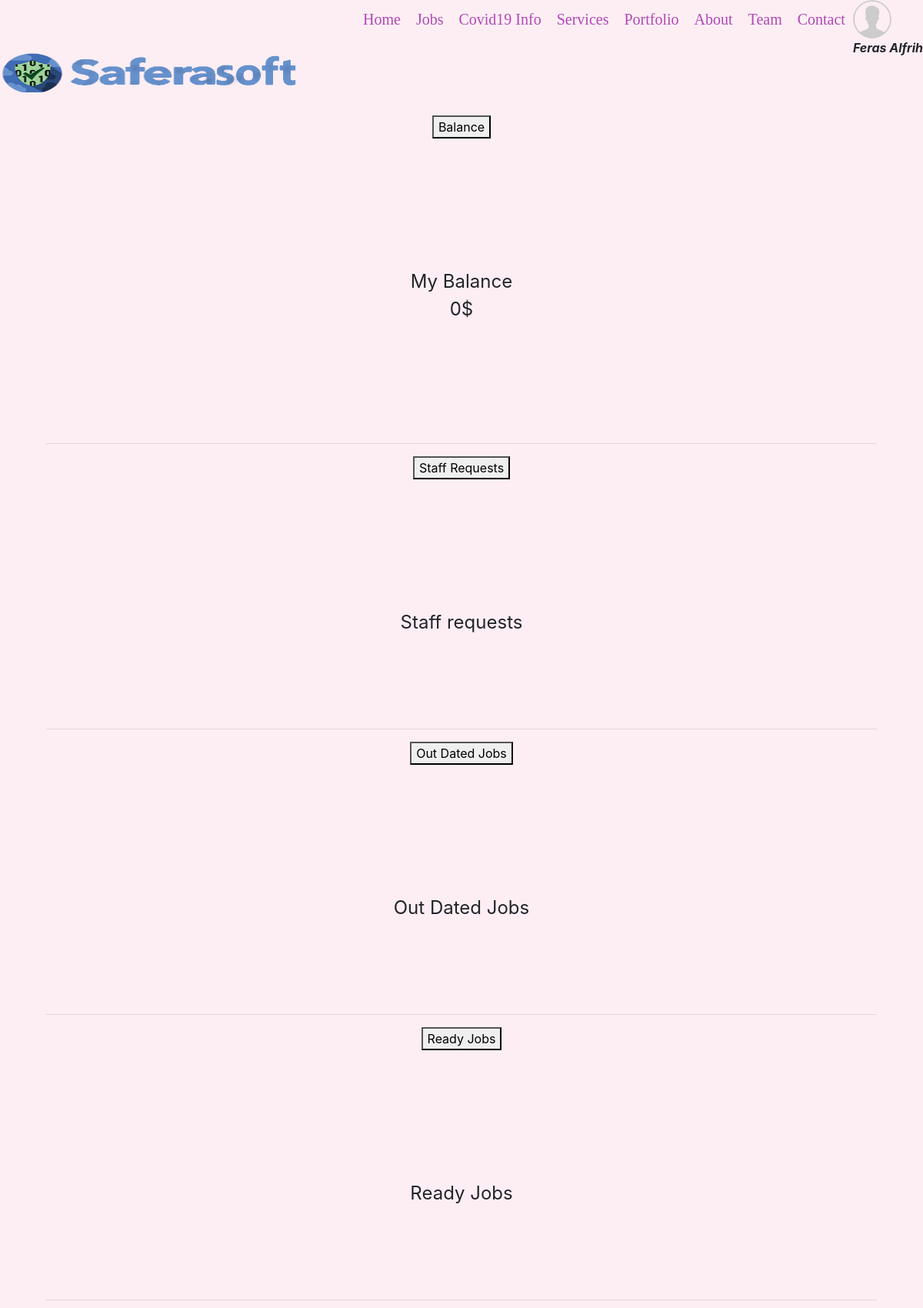
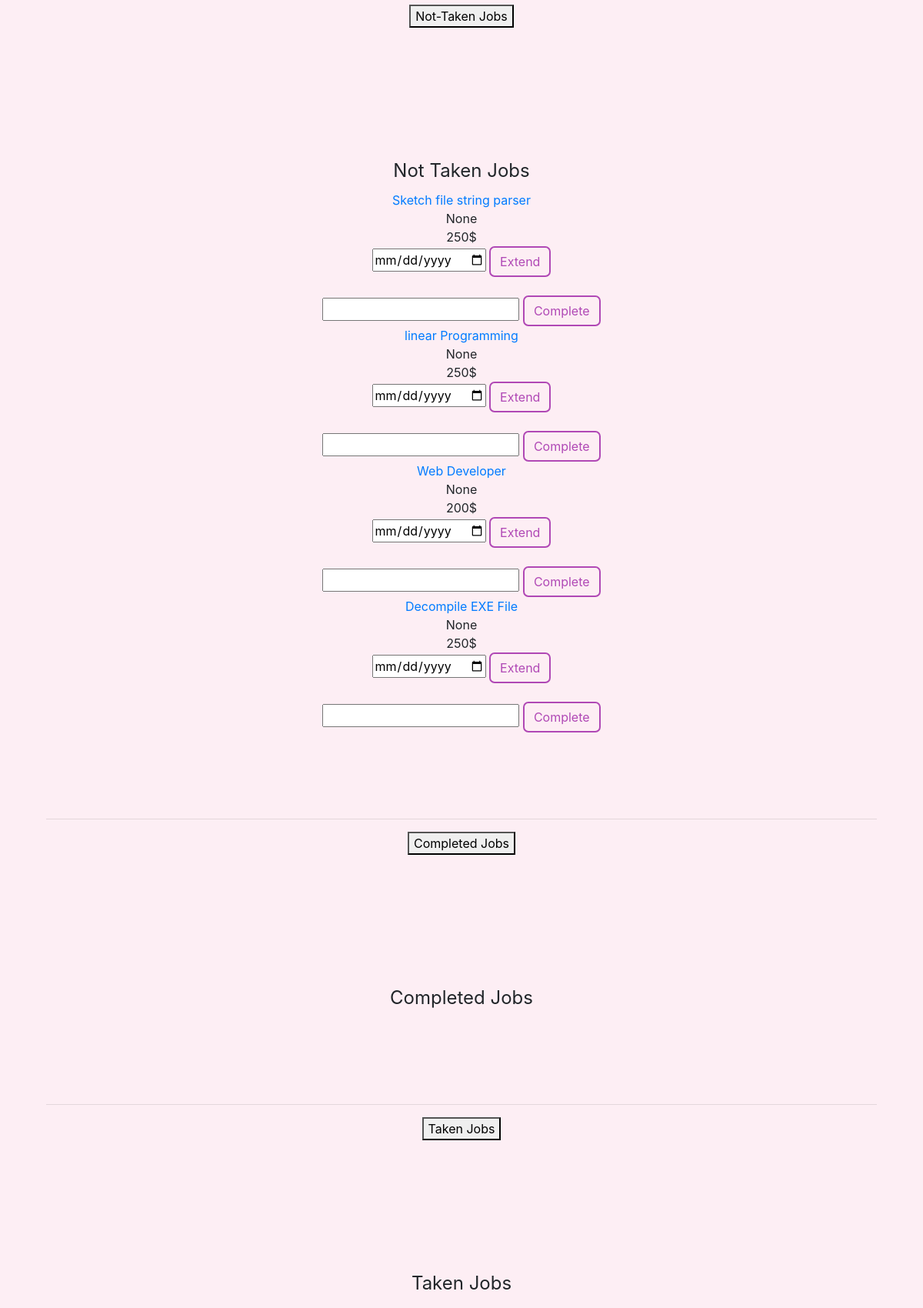
Screenshot of /user/administrator/ (signed in, upper part) with the database file from the repository (2 pictures, top to bottom).
### users/models.py (models this page shows, shortened)
class Profile(models.Model):
    user = models.OneToOneField(User, on_delete=models.CASCADE)
    image = models.ImageField(default='default.png', upload_to='profile_pics')
    jobAs = models.OneToOneField(Job, on_delete=models.SET_NULL, null=True, blank=True)
    balance = models.IntegerField(default=0, blank=True, null=True)
    sex = models.CharField(max_length=6, blank=True, null=True)
    last_logout = models.DateField(default='1970-01-01', blank=True, null=True)
    staff_requested = models.BooleanField(default=False)

class Job(models.Model):
    user = models.ForeignKey(User, on_delete=models.CASCADE)
    job = models.CharField(max_length=999)
    details = models.TextField(max_length=999)
    startDate = models.DateField()
    deadline = models.DateField()
    salary = models.IntegerField()
    withdrawal = models.IntegerField()
    asTo = models.OneToOneField(User, related_name='worker' , on_delete=models.SET_NULL, null=True, blank=True)
    is_available = models.BooleanField(default=True)
    is_complete = models.BooleanField(default=False)
    is_ready = models.BooleanField(default=False)
    doneby = models.CharField(max_length=999, blank=True, null=True)

### users/views.py (the view, shortened to what this page needs)
# urls.py: path('administrator/', UsersV.administrator, name='administrator'),
    @login_required
    def administrator(request):
        if request.user.is_superuser:
            profiles = Profile.objects.all()
            debt = 0
            for profile in profiles:
                blns=profile.balance
                debt+=blns * -1
            today = timezone.now()
            context={
                'jobs' : Job.objects.all(),
                'users' : User.objects.all(),
                'profiles' : Profile.objects.all(),
                'today':today,
                'debt': debt,
            }
            return render(request,'users/administrator.html', context)
        else:
            return render(request,'base.html')

### templates/users/administrator.html (shortened to what this page needs)
{% extends "base.html" %}
{% load crispy_forms_tags %}
{% load static %}
{% load tz %}
{% block content %}
{% if user.is_superuser %}
	<center>
		<div class="admin">
			<button class="collapsible">Balance</button>
			<div class="content">
				<div class="user">
					<legend>
						My Balance
						<div class="debt">
							{{debt}}$
						</div><br>
					</legend>
				</div>
			</div><hr>
			<button class="collapsible">Staff Requests</button>
			<div class="content">
				<div class="user">
					<legend>Staff requests</legend>
				</div>
			</div><hr>
			<button class="collapsible">Out Dated Jobs</button>
			<div class="content">
				<div class="admin-section">
					<legend>Out Dated Jobs</legend>
				</div>
			</div><hr>
			<button class="collapsible">Ready Jobs</button>
			<div class="content">
				<div class="admin-section">
					<legend>Ready Jobs</legend>
				</div>
			</div><hr>
			<button class="collapsible">Not-Taken Jobs</button>
			<div class="content">
				<div class="admin-section">
					<legend>Not Taken Jobs</legend>
					{% for job in jobs %}
						{% if job.is_available and job.asTo == None %}
							<div class="job">
								<div class="title"><a href="{% url 'job_details' job.id %}"> {{job.job}} </a></div>
								<div class="username">{{job.asTo}}</div>
								<div class="username">{{job.salary}}$</div>
								<form method="POST" name="extend">
									<input type="date" name="date"/>
									<button class="btn btn-warning" type="submit"	name="extend" onclick="">Extend</button>
								</form><br>
								<form method="POST" name="complete">
									<input type="number" name="payment" >
									<button class="btn btn-danger" type="submit" name="complete" onclick="">Complete</button>
								</form>
							</div>
						{% endif %}
					{% endfor %}
				</div>
			</div><hr>
			<button class="collapsible">Completed Jobs</button>
			<div class="content">
				<div class="admin-section">
					<legend>Completed Jobs</legend>
				</div>
			</div><hr>
			<button class="collapsible">Taken Jobs</button>
			<div class="content">
				<div class="admin-section">
					<legend>Taken Jobs</legend>
				</div>
			</div><hr>
		</div>
	</center>
{% else %}
    <center>
      <img src="{% static 'img/adminOnly.png' %}">
    </center>
{% endif %}
{% endblock content %}

### templates/base.html (shortened to what this page needs)
{% load static %}
<!doctype html>
<html lang="en">
  <head>
    <link rel="stylesheet" href="https://maxcdn.bootstrapcdn.com/bootstrap/4.0.0/css/bootstrap.min.css">
    <link rel="stylesheet" href="https://cdnjs.cloudflare.com/ajax/libs/font-awesome/4.7.0/css/font-awesome.min.css">
    <link rel="stylesheet" type="text/css" href="{% static 'css/socialMedia.css' %}">
    {% if user.profile.sex == '2' %}
    <link rel="stylesheet" type="text/css" href="{% static 'css/female.css' %}">
    {% else %}
    <link rel="stylesheet" type="text/css" href="{% static 'css/male.css' %}">
    {% endif %}
  </head>
  <body class="container">
    <div class="container">
      <header>
        <nav class="navigate fixed-top">
          <div class="navigate" id="navbarNav">
            {% if user.is_authenticated %}
              <div class="navigate-user dropdown">
                <span role="button" data-toggle="dropdown" id="prflimg" aria-haspopup="true" aria-expanded="false" style="width:75px">
                 <div class="navigate-user">
                    <img class="rounded-circle dropdown-toggle"  width="50px"  height="50px" src="{{ user.profile.image.url }}"><br>
                    <a><b><i>{{ user.first_name }} {{ user.last_name }}</i></b></a>
                 </div>
                </span>
              </div>
            {% else %}
              <div class='navigate-user'>
                  <a href="{% url 'login' %}" class="btn ">Login</a>
                  <a href="{% url 'register' %}" class="btn">Register</a>
              </div>
            {% endif %}
            <ul class="navigate"  id="navbar">
              <li class="navigate" >
                <a class="navigate nav-btn js-scroll-trigger"href="{% url 'base' %}" id="Home">Home</a>
              </li>
              {% if user.is_staff %}
              <li class="navigate">
                <a class="navigate nav-btn js-scroll-trigger"href="{% url 'jobs' %}" id="Jobs">Jobs</a>
              </li>
              {% endif %}
              <li class="navigate">
                <a class="navigate nav-btn js-scroll-trigger"href="{% url 'covid19' %}" id="Covid19">Covid19 Info</a>
              </li>
              <li class="navigate">
                <a class="navigate nav-btn js-scroll-trigger"href="{% url 'services' %}" id="Services">Services</a>
              </li>
              <li class="navigate">
                <a class="navigate nav-btn js-scroll-trigger"href="{% url 'portfolio' %}" id="Portfolio">Portfolio</a>
              </li>
              <li class="navigate">
                <a class="navigate nav-btn js-scroll-trigger"href="{% url 'about' %}" id="About">About</a>
              </li>
              <li class="navigate">
                <a class="navigate nav-btn js-scroll-trigger"href="{% url 'team' %}" id="Team">Team</a>
              </li>
              <li class="navigate">
                <a class="navigate nav-btn js-scroll-trigger"href="{% url 'contact' %}" id="Contact">Contact</a>
              </li>
            </ul>
          </div>
          <div id="logo" class="mr-auto">
            <img src="{% static 'img/logo.png' %}" width="500" >
          </div>
        </nav>
      </header>
      <main>
        <div id="carouselExampleIndicators" class="carousel slide mt-5" data-ride="carousel">
        {% block content %}{% endblock content %}
      </main>
    </div>
  </body>
</html>

### static/css/female css/03-Others/1others.css (style rules this page uses)
body { background-color: #FDEEF4; }
main { margin-top: 150px; }

### static/css/female css/01-Layout/navs.css (style rules this page uses)
.navigate ul { float: right; }
.navigate li { display: inline; float: left; margin: 10px; color: #fff; }
.navigate li a { font-family: 'Crimson Pro', serif; font-size: 20px; border-radius: 5px; color: #B048B5; }
.nav-btn { border-radius: 7px; color: #B048B5; }
.navigate-user { float: right; }

### static/css/female css/01-Layout/btn.css (style rules this page uses)
.btn { border-radius: 7px; background: #FDEEF4; color: #B048B5; border: all; border-color:#B048B5; border-width: 2px; }

### static/css/female css/03-Others/special.css (style rules this page uses)
.content { padding-top: 10.5rem; padding-bottom: 6rem; }

### static/css/female css/03-Others/admin.css (style rules this page uses)
.admin { size: 100%; padding: 0; margin: 0; }

### rows the page displays
Job: job "Sketch file string parser", asTo "None", salary "250"
Job: job "linear Programming", asTo "None", salary "250"
Job: job "Web Developer", asTo "None", salary "200"
Job: job "Decompile EXE File", asTo "None", salary "250"

### other values shown
{{ user.first_name }} "Feras"
{{ user.last_name }} "Alfrih"
{{ debt }} "0"
